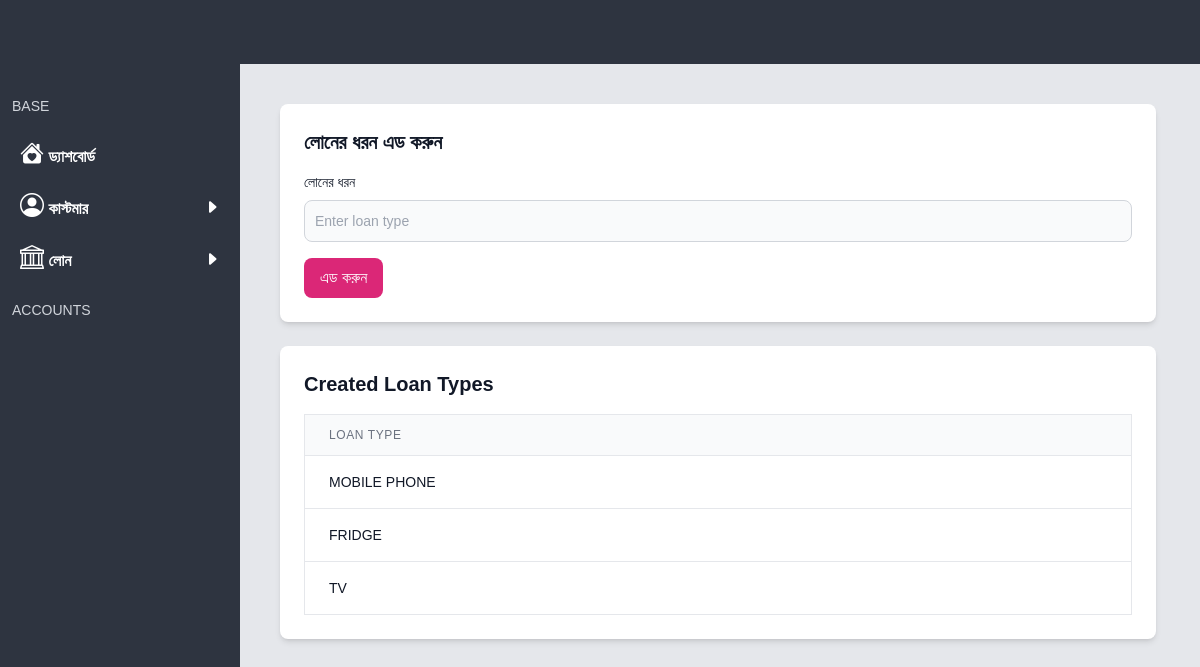
/loans (signed in), run on an earlier commit of the app's database.
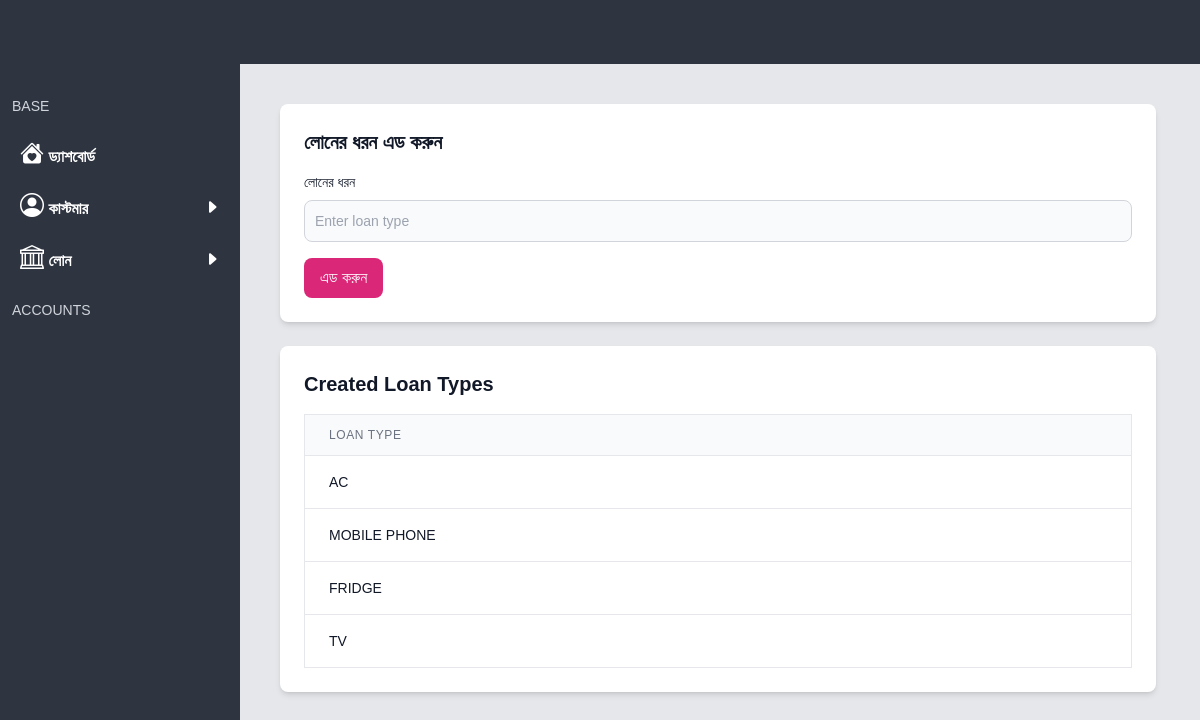
And on a later commit of the database.
### base/models.py (models this page shows, shortened)
class Base(models.Model):
    created_at = models.DateTimeField(default=timezone.now, editable=False)
    updated_at = models.DateTimeField(auto_now=True)
    class Meta:
        abstract = True

class Loan(Base):
    name = models.CharField(max_length=100)
    price = models.IntegerField(default=0)

### base/views.py (the view)
# urls.py: path('loans', loans)
@onlyuser
def loans(request):
    context = { 'loans':Loan.objects.all().order_by('-id')}
    if request.method == 'POST':
        data = request.POST.get('loan_type')
        c = Loan.objects.create(name=data)
        History.objects.create(comment=f"created a loan type {data}")
        return render(request, 'loan.html', context)
    return render(request, 'loan.html', context)

### templates/loan.html (shortened to what this page needs)
{% extends 'base.html' %}
{% block body %}
    <div class="m-3 md:m-9  space-y-6">
        <div class="bg-white p-6 rounded-lg shadow-md space-y-4">
            <h2 class="text-xl font-semibold text-gray-900">লোনের ধরন এড করুন</h2>
            <form action="/loans" method="POST" class="space-y-4">
                <div>
                    <label for="loan-type" class="block mb-2 text-sm font-medium text-gray-900">লোনের ধরন</label>
                    <input type="text" name="loan_type" id="loan-type" class="bg-gray-50 border border-gray-300 text-gray-900 sm:text-sm rounded-lg focus:ring-primary-600 focus:border-primary-600 block w-full p-2.5" placeholder="Enter loan type" required>
                </div>
                <button type="submit" class="bg-pink-600 text-white font-medium py-2 px-4 rounded-lg hover:bg-pink-700 focus:ring-4 focus:ring-pink-200">
                    এড করুন
                </button>
            </form>
        </div>
        <div class="bg-white p-6 rounded-lg shadow-md space-y-4">
            <h2 class="text-xl font-semibold text-gray-900">Created Loan Types</h2>
            <div class="overflow-x-auto">
                <table class="min-w-full bg-white border border-gray-200">
                    <thead class="table-header">
                        <tr>
                            <th class="px-6 py-3 border-b border-gray-200 text-left text-xs font-medium text-gray-500 uppercase tracking-wider">Loan Type</th>
                        </tr>
                    </thead>
                    <tbody>
                        {% for loan_type in loans %}
                        <tr>
                            <td class="px-6 py-4 border-b border-gray-200 text-sm text-gray-900">{{ loan_type.name }}</td>
                        </tr>
                        {% endfor %}
                    </tbody>
                </table>
            </div>
        </div>
    </div>
{% endblock %}

What changed in the data, as far as the page shows it:
added Loan: name "AC"
